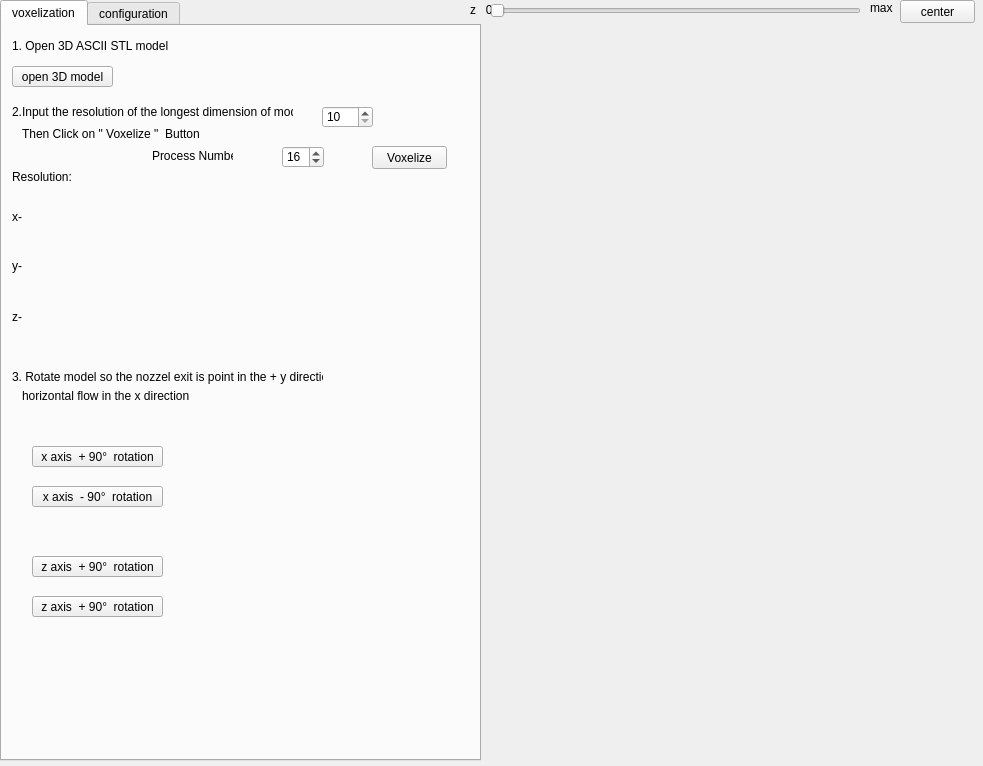
<?xml version="1.0" encoding="UTF-8"?>
<ui version="4.0">
 <class>MainWindow</class>
 <widget class="QMainWindow" name="MainWindow">
  <property name="geometry">
   <rect>
    <x>0</x>
    <y>0</y>
    <width>983</width>
    <height>766</height>
   </rect>
  </property>
  <property name="windowTitle">
   <string>3D Nozzle Lattice Tool</string>
  </property>
  <widget class="QWidget" name="centralwidget">
   <widget class="QTabWidget" name="tabWidget">
    <property name="geometry">
     <rect>
      <x>0</x>
      <y>0</y>
      <width>481</width>
      <height>761</height>
     </rect>
    </property>
    <property name="currentIndex">
     <number>0</number>
    </property>
    <widget class="QWidget" name="voxelization">
     <property name="enabled">
      <bool>true</bool>
     </property>
     <property name="toolTip">
      <string/>
     </property>
     <property name="accessibleName">
      <string/>
     </property>
     <attribute name="title">
      <string>voxelization</string>
     </attribute>
     <widget class="QPushButton" name="pushButton">
      <property name="geometry">
       <rect>
        <x>10</x>
        <y>40</y>
        <width>101</width>
        <height>21</height>
       </rect>
      </property>
      <property name="text">
       <string>open 3D model</string>
      </property>
     </widget>
     <widget class="QSpinBox" name="spinBox">
      <property name="geometry">
       <rect>
        <x>320</x>
        <y>80</y>
        <width>51</width>
        <height>22</height>
       </rect>
      </property>
      <property name="minimum">
       <number>10</number>
      </property>
      <property name="maximum">
       <number>3500</number>
      </property>
     </widget>
     <widget class="QLabel" name="label">
      <property name="geometry">
       <rect>
        <x>10</x>
        <y>70</y>
        <width>281</width>
        <height>31</height>
       </rect>
      </property>
      <property name="text">
       <string>2.Input the resolution of the longest dimension of model:</string>
      </property>
     </widget>
     <widget class="QLabel" name="label_2">
      <property name="geometry">
       <rect>
        <x>10</x>
        <y>140</y>
        <width>61</width>
        <height>21</height>
       </rect>
      </property>
      <property name="text">
       <string>Resolution:</string>
      </property>
     </widget>
     <widget class="QLabel" name="label_3">
      <property name="geometry">
       <rect>
        <x>10</x>
        <y>180</y>
        <width>51</width>
        <height>21</height>
       </rect>
      </property>
      <property name="text">
       <string>x-</string>
      </property>
     </widget>
     <widget class="QLabel" name="label_4">
      <property name="geometry">
       <rect>
        <x>10</x>
        <y>230</y>
        <width>21</width>
        <height>20</height>
       </rect>
      </property>
      <property name="text">
       <string>y-</string>
      </property>
     </widget>
     <widget class="QLabel" name="label_5">
      <property name="geometry">
       <rect>
        <x>10</x>
        <y>280</y>
        <width>47</width>
        <height>21</height>
       </rect>
      </property>
      <property name="text">
       <string>z-</string>
      </property>
     </widget>
     <widget class="QLabel" name="label_6">
      <property name="geometry">
       <rect>
        <x>50</x>
        <y>180</y>
        <width>71</width>
        <height>20</height>
       </rect>
      </property>
      <property name="text">
       <string/>
      </property>
     </widget>
     <widget class="QLabel" name="label_7">
      <property name="geometry">
       <rect>
        <x>60</x>
        <y>230</y>
        <width>71</width>
        <height>21</height>
       </rect>
      </property>
      <property name="text">
       <string/>
      </property>
     </widget>
     <widget class="QLabel" name="label_8">
      <property name="geometry">
       <rect>
        <x>50</x>
        <y>280</y>
        <width>71</width>
        <height>21</height>
       </rect>
      </property>
      <property name="text">
       <string/>
      </property>
     </widget>
     <widget class="QPushButton" name="pushButton_2">
      <property name="geometry">
       <rect>
        <x>30</x>
        <y>420</y>
        <width>131</width>
        <height>21</height>
       </rect>
      </property>
      <property name="text">
       <string>x axis  + 90°  rotation</string>
      </property>
     </widget>
     <widget class="QPushButton" name="pushButton_3">
      <property name="geometry">
       <rect>
        <x>30</x>
        <y>460</y>
        <width>131</width>
        <height>21</height>
       </rect>
      </property>
      <property name="text">
       <string>x axis  - 90°  rotation</string>
      </property>
     </widget>
     <widget class="QPushButton" name="pushButton_4">
      <property name="geometry">
       <rect>
        <x>30</x>
        <y>530</y>
        <width>131</width>
        <height>21</height>
       </rect>
      </property>
      <property name="text">
       <string>z axis  + 90°  rotation</string>
      </property>
     </widget>
     <widget class="QPushButton" name="pushButton_5">
      <property name="geometry">
       <rect>
        <x>30</x>
        <y>570</y>
        <width>131</width>
        <height>21</height>
       </rect>
      </property>
      <property name="text">
       <string>z axis  + 90°  rotation</string>
      </property>
     </widget>
     <widget class="QLabel" name="label_9">
      <property name="geometry">
       <rect>
        <x>10</x>
        <y>10</y>
        <width>181</width>
        <height>20</height>
       </rect>
      </property>
      <property name="text">
       <string>1. Open 3D ASCII STL model</string>
      </property>
     </widget>
     <widget class="QLabel" name="label_10">
      <property name="geometry">
       <rect>
        <x>10</x>
        <y>340</y>
        <width>311</width>
        <height>21</height>
       </rect>
      </property>
      <property name="text">
       <string>3. Rotate model so the nozzel exit is point in the + y direction</string>
      </property>
     </widget>
     <widget class="QLabel" name="label_11">
      <property name="geometry">
       <rect>
        <x>20</x>
        <y>100</y>
        <width>231</width>
        <height>16</height>
       </rect>
      </property>
      <property name="text">
       <string>Then Click on &quot; Voxelize &quot;  Button</string>
      </property>
     </widget>
     <widget class="QPushButton" name="pushButton_6">
      <property name="geometry">
       <rect>
        <x>370</x>
        <y>120</y>
        <width>75</width>
        <height>23</height>
       </rect>
      </property>
      <property name="text">
       <string>Voxelize</string>
      </property>
     </widget>
     <widget class="QLabel" name="label_12">
      <property name="geometry">
       <rect>
        <x>20</x>
        <y>360</y>
        <width>261</width>
        <height>20</height>
       </rect>
      </property>
      <property name="text">
       <string>horizontal flow in the x direction</string>
      </property>
     </widget>
     <widget class="QSpinBox" name="spinBox_2">
      <property name="geometry">
       <rect>
        <x>280</x>
        <y>120</y>
        <width>42</width>
        <height>22</height>
       </rect>
      </property>
      <property name="minimum">
       <number>1</number>
      </property>
      <property name="value">
       <number>16</number>
      </property>
     </widget>
     <widget class="QLabel" name="label_14">
      <property name="geometry">
       <rect>
        <x>150</x>
        <y>120</y>
        <width>81</width>
        <height>20</height>
       </rect>
      </property>
      <property name="text">
       <string>Process Number</string>
      </property>
     </widget>
    </widget>
    <widget class="QWidget" name="configuration">
     <attribute name="title">
      <string>configuration</string>
     </attribute>
     <layout class="QGridLayout" name="gridLayout">
      <item row="24" column="0">
       <widget class="QLabel" name="label_38">
        <property name="text">
         <string>TextLabel</string>
        </property>
       </widget>
      </item>
      <item row="24" column="3">
       <widget class="QLineEdit" name="lineEdit_10"/>
      </item>
      <item row="25" column="5" colspan="2">
       <widget class="QPushButton" name="pushButton_9">
        <property name="text">
         <string>Start Simulation</string>
        </property>
       </widget>
      </item>
      <item row="12" column="3">
       <widget class="QLineEdit" name="lineEdit_12"/>
      </item>
      <item row="23" column="3" colspan="4">
       <widget class="QComboBox" name="comboBox_2">
        <item>
         <property name="text">
          <string>Plot</string>
         </property>
        </item>
        <item>
         <property name="text">
          <string>Date File</string>
         </property>
        </item>
        <item>
         <property name="text">
          <string>Both</string>
         </property>
        </item>
       </widget>
      </item>
      <item row="17" column="3">
       <widget class="QRadioButton" name="radioButton_3">
        <property name="text">
         <string>LB Pressure</string>
        </property>
       </widget>
      </item>
      <item row="1" column="0" colspan="2">
       <widget class="QLabel" name="label_18">
        <property name="text">
         <string>outter region height</string>
        </property>
       </widget>
      </item>
      <item row="7" column="3">
       <widget class="QLineEdit" name="lineEdit_6"/>
      </item>
      <item row="10" column="3">
       <widget class="QLineEdit" name="lineEdit_5"/>
      </item>
      <item row="6" column="4" colspan="2">
       <widget class="QLabel" name="label_23">
        <property name="text">
         <string>mm / s</string>
        </property>
       </widget>
      </item>
      <item row="0" column="3">
       <widget class="QLineEdit" name="lineEdit"/>
      </item>
      <item row="0" column="4" colspan="2">
       <widget class="QLabel" name="label_17">
        <property name="text">
         <string>mm</string>
        </property>
       </widget>
      </item>
      <item row="3" column="3">
       <widget class="QComboBox" name="comboBox">
        <item>
         <property name="text">
          <string>No Outter Flow</string>
         </property>
        </item>
        <item>
         <property name="text">
          <string>Left to Right</string>
         </property>
        </item>
        <item>
         <property name="text">
          <string>Right to Left</string>
         </property>
        </item>
       </widget>
      </item>
      <item row="6" column="3">
       <widget class="QLineEdit" name="lineEdit_4"/>
      </item>
      <item row="12" column="0">
       <widget class="QLabel" name="label_37">
        <property name="text">
         <string>Output Plane: y</string>
        </property>
       </widget>
      </item>
      <item row="13" column="3">
       <widget class="QLineEdit" name="lineEdit_13"/>
      </item>
      <item row="5" column="4" colspan="2">
       <widget class="QLabel" name="label_21">
        <property name="text">
         <string>mm2 / s</string>
        </property>
       </widget>
      </item>
      <item row="5" column="0" colspan="2">
       <widget class="QLabel" name="label_20">
        <property name="text">
         <string>kinematic viscosity</string>
        </property>
       </widget>
      </item>
      <item row="5" column="3">
       <widget class="QLineEdit" name="lineEdit_3"/>
      </item>
      <item row="1" column="3">
       <widget class="QLineEdit" name="lineEdit_2"/>
      </item>
      <item row="6" column="0" colspan="3">
       <widget class="QLabel" name="label_22">
        <property name="text">
         <string>diaphragm max velocity</string>
        </property>
       </widget>
      </item>
      <item row="1" column="4" colspan="2">
       <widget class="QLabel" name="label_19">
        <property name="text">
         <string>mm</string>
        </property>
       </widget>
      </item>
      <item row="3" column="0" colspan="2">
       <widget class="QLabel" name="label_29">
        <property name="text">
         <string>outter flow option</string>
        </property>
       </widget>
      </item>
      <item row="3" column="5">
       <widget class="QPushButton" name="pushButton_8">
        <property name="text">
         <string>Update Model</string>
        </property>
       </widget>
      </item>
      <item row="11" column="5">
       <widget class="QLabel" name="label_40">
        <property name="text">
         <string>Ex. 1, 2, 3</string>
        </property>
       </widget>
      </item>
      <item row="0" column="0" colspan="2">
       <widget class="QLabel" name="label_16">
        <property name="text">
         <string>lacttice unit lenth</string>
        </property>
       </widget>
      </item>
      <item row="15" column="3">
       <widget class="QLineEdit" name="lineEdit_9"/>
      </item>
      <item row="9" column="4" colspan="2">
       <widget class="QLabel" name="label_28">
        <property name="text">
         <string>mm / s</string>
        </property>
       </widget>
      </item>
      <item row="9" column="0" colspan="2">
       <widget class="QLabel" name="label_27">
        <property name="text">
         <string>outter flow velocity</string>
        </property>
       </widget>
      </item>
      <item row="10" column="0">
       <widget class="QLabel" name="label_24">
        <property name="text">
         <string>max velocity in LB Unit</string>
        </property>
       </widget>
      </item>
      <item row="22" column="5">
       <widget class="QLabel" name="label_36">
        <property name="text">
         <string>s</string>
        </property>
       </widget>
      </item>
      <item row="13" column="0">
       <widget class="QLabel" name="label_39">
        <property name="text">
         <string>Output Plane: z</string>
        </property>
       </widget>
      </item>
      <item row="22" column="0">
       <widget class="QLabel" name="label_35">
        <property name="text">
         <string>Output Interval</string>
        </property>
       </widget>
      </item>
      <item row="11" column="0">
       <widget class="QLabel" name="label_31">
        <property name="text">
         <string>Output Plane: x</string>
        </property>
       </widget>
      </item>
      <item row="15" column="5">
       <widget class="QLabel" name="label_34">
        <property name="text">
         <string>s</string>
        </property>
       </widget>
      </item>
      <item row="23" column="0">
       <widget class="QLabel" name="label_33">
        <property name="text">
         <string>Output Type</string>
        </property>
       </widget>
      </item>
      <item row="7" column="0" colspan="3">
       <widget class="QLabel" name="label_25">
        <property name="text">
         <string>diaphragm frequency</string>
        </property>
       </widget>
      </item>
      <item row="15" column="0">
       <widget class="QLabel" name="label_30">
        <property name="text">
         <string>Simulation Duration</string>
        </property>
       </widget>
      </item>
      <item row="7" column="4" colspan="2">
       <widget class="QLabel" name="label_26">
        <property name="text">
         <string>Hz</string>
        </property>
       </widget>
      </item>
      <item row="22" column="3">
       <widget class="QLineEdit" name="lineEdit_11"/>
      </item>
      <item row="25" column="0" colspan="2">
       <widget class="QPushButton" name="pushButton_10">
        <property name="text">
         <string>End Process</string>
        </property>
       </widget>
      </item>
      <item row="9" column="3">
       <widget class="QLineEdit" name="lineEdit_7"/>
      </item>
      <item row="11" column="3">
       <widget class="QLineEdit" name="lineEdit_8"/>
      </item>
      <item row="19" column="3">
       <widget class="QPushButton" name="pushButton_11">
        <property name="text">
         <string>show time step</string>
        </property>
       </widget>
      </item>
      <item row="16" column="3">
       <widget class="QRadioButton" name="radioButton_2">
        <property name="text">
         <string>Velocity</string>
        </property>
       </widget>
      </item>
      <item row="16" column="0">
       <widget class="QLabel" name="label_32">
        <property name="text">
         <string>Output Properties</string>
        </property>
       </widget>
      </item>
     </layout>
    </widget>
   </widget>
   <widget class="MplWidget" name="MplWidget" native="true">
    <property name="geometry">
     <rect>
      <x>490</x>
      <y>20</y>
      <width>481</width>
      <height>741</height>
     </rect>
    </property>
   </widget>
   <widget class="QSlider" name="horizontalSlider">
    <property name="geometry">
     <rect>
      <x>490</x>
      <y>0</y>
      <width>371</width>
      <height>22</height>
     </rect>
    </property>
    <property name="orientation">
     <enum>Qt::Horizontal</enum>
    </property>
   </widget>
   <widget class="QPushButton" name="pushButton_7">
    <property name="geometry">
     <rect>
      <x>900</x>
      <y>0</y>
      <width>75</width>
      <height>23</height>
     </rect>
    </property>
    <property name="text">
     <string>center</string>
    </property>
   </widget>
   <widget class="QLabel" name="label_13">
    <property name="geometry">
     <rect>
      <x>470</x>
      <y>0</y>
      <width>21</width>
      <height>20</height>
     </rect>
    </property>
    <property name="text">
     <string>z   0</string>
    </property>
   </widget>
   <widget class="QLabel" name="label_15">
    <property name="geometry">
     <rect>
      <x>870</x>
      <y>0</y>
      <width>31</width>
      <height>16</height>
     </rect>
    </property>
    <property name="text">
     <string>max</string>
    </property>
   </widget>
  </widget>
 </widget>
 <customwidgets>
  <customwidget>
   <class>MplWidget</class>
   <extends>QWidget</extends>
   <header>ui.mplwidget.h</header>
   <container>1</container>
  </customwidget>
 </customwidgets>
 <tabstops>
  <tabstop>tabWidget</tabstop>
  <tabstop>pushButton</tabstop>
  <tabstop>spinBox</tabstop>
  <tabstop>spinBox_2</tabstop>
  <tabstop>pushButton_6</tabstop>
  <tabstop>pushButton_2</tabstop>
  <tabstop>pushButton_3</tabstop>
  <tabstop>pushButton_4</tabstop>
  <tabstop>pushButton_5</tabstop>
  <tabstop>horizontalSlider</tabstop>
  <tabstop>pushButton_7</tabstop>
  <tabstop>lineEdit</tabstop>
  <tabstop>lineEdit_2</tabstop>
  <tabstop>comboBox</tabstop>
  <tabstop>pushButton_8</tabstop>
  <tabstop>lineEdit_3</tabstop>
  <tabstop>lineEdit_4</tabstop>
  <tabstop>lineEdit_6</tabstop>
  <tabstop>lineEdit_7</tabstop>
  <tabstop>lineEdit_8</tabstop>
  <tabstop>comboBox_2</tabstop>
  <tabstop>pushButton_10</tabstop>
  <tabstop>pushButton_9</tabstop>
 </tabstops>
 <resources/>
 <connections/>
</ui>
